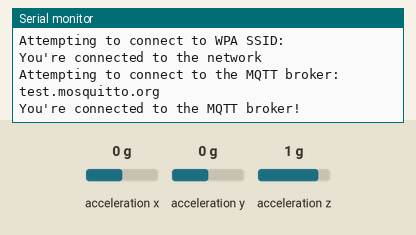
Simulated run of this sketch. Board: Arduino Nano 33 IoT. On the bench: the last lines printed to the serial monitor. Inputs (shaded band) come from the test bench; at power-on: acceleration x 0 g, acceleration y 0 g, acceleration z 1 g. WiFi joins after 1.5 s; servers stay silent unless stated; no MQTT or app messages arrive unless stated; not simulated (calls return 0 or success): Wifi_Secret.h.

Above: at 2.7 s.
2.8 s: acceleration x set to -1.4 g
At 9.2 s:
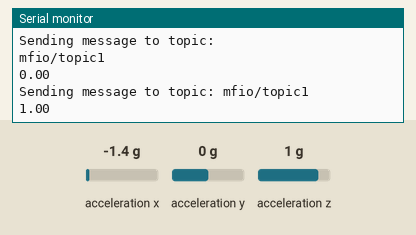
13.6 s: acceleration y set to -0.8 g
At 16.5 s:
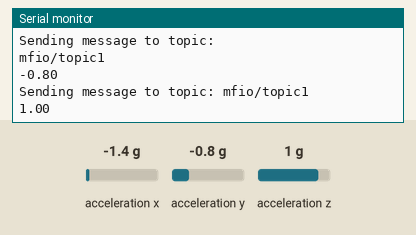
24.4 s: acceleration z set to 0.8 g
At 33.5 s:
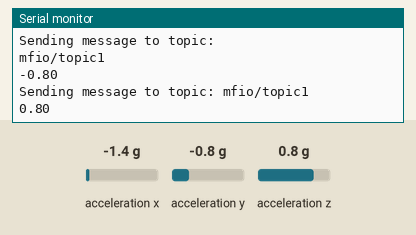
Timing chart, 0 to 35.0 s (numbered marks = the images above; inputs shaded):
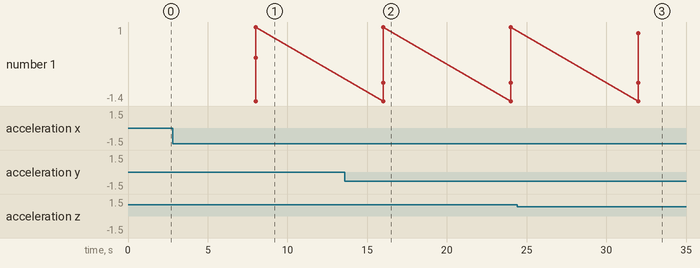

The sketch:

MyMqtt.ino
```cpp
#include <ArduinoMqttClient.h>
#include <Arduino_LSM6DS3.h>
#include <WiFiNINA.h>
#include "Wifi_Secret.h"

char ssid[] = SECRET_SSID;
char pass[] = SECRET_PASS;

WiFiClient wifiClient;
MqttClient mqttClient(wifiClient);

const char broker[] = "test.mosquitto.org";
int port = 1883;
const char topic[] = "mfio/topic1";
const char topic2[] = "topic2";
const char topic3[] = "topic3";

const long interval = 8000;
unsigned long previousMillis = 0;

int count = 0;

void setup() {
  // Initialize serial and wait for port to open:
  Serial.begin(9600);
  while (!Serial) {
    ; // wait for serial port to connect
  }

  // attempt to connect to Wifi network:
  Serial.print("Attempting to connect to WPA SSID: ");
  Serial.println(ssid);
  while (WiFi.begin(ssid, pass) != WL_CONNECTED) {
    // failed, retry
    Serial.print(".");
    delay(5000);
  }

  Serial.println("You're connected to the network");
  Serial.println();

  Serial.print("Attempting to connect to the MQTT broker: ");
  Serial.println(broker);

  if (!IMU.begin()) {
    Serial.println("Failed to initialize IMU!");

    while (1);
  }

  if (!mqttClient.connect(broker, port)) {
    Serial.print("MQTT connection failed! Error code = ");
    Serial.println(mqttClient.connectError());

    while (1);
  }

  Serial.println("You're connected to the MQTT broker!");
  Serial.println();
}

void loop() {
  // call poll() regularly to allow the library to send MQTT keep alive
  // avoids being disconnected by the broker
  mqttClient.poll();

  unsigned long currentMillis = millis();

  float x, y, z;
  if (IMU.accelerationAvailable() && currentMillis - previousMillis >= interval) {
    // save the last time a message was sent
    previousMillis = currentMillis;
    IMU.readAcceleration(x, y, z);

    Serial.print("Sending message to topic: ");
    Serial.println(topic);
    Serial.println(x);

    Serial.println("Sending message to topic: ");
    Serial.println(topic);
    Serial.println(y);

    Serial.print("Sending message to topic: ");
    Serial.println(topic);
    Serial.println(z);

    // send message, the Print interface can be used to set the message
    mqttClient.beginMessage(topic);
    mqttClient.print("x accel: ");
    mqttClient.print(x);
    mqttClient.endMessage();

    mqttClient.beginMessage(topic);
    mqttClient.print("y accel: ");
    mqttClient.print(y);
    mqttClient.endMessage();

    mqttClient.beginMessage(topic);
    mqttClient.print("z accel: ");
    mqttClient.print(z);
    mqttClient.endMessage();

    Serial.println();
  }

}
```

Measured:
- after the input at 2.8 s, the serial monitor: prints a new line after 5.2 s (image 1)
- after the input at 13.6 s, the serial monitor: prints a new line after 2.4 s (image 2)
- after the input at 24.4 s, the serial monitor: prints a new line after 7.6 s (image 3)
- plotted number 1: 1 → 0.8 after the input at 24.4 s
